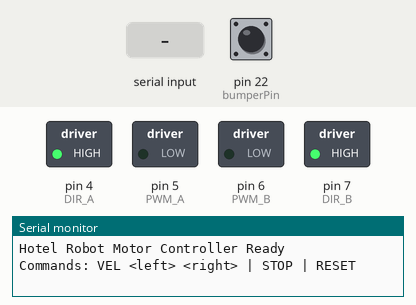
Simulated run of this sketch. Board: Arduino Mega 2560, built with avr-gcc and run on an emulated ATmega2560. Shown: switched loads named in the sketch (green lamp = pin HIGH), the last lines printed to the serial monitor. Inputs (shaded band) come from the test bench; at power-on: pin 22 (bumperPin) HIGH.

Above: at 1.2 s.
1.3 s: "VEL 90 45\n" received over Serial
At 2.1 s:
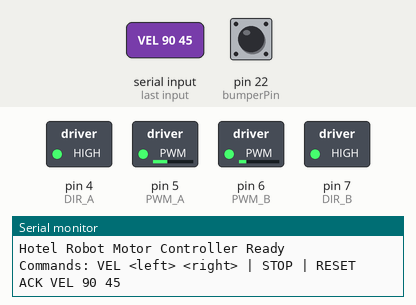
3.8 s: pin 22 (bumperPin) pulled LOW for 0.15 s
5.4 s: "STOP\n" received over Serial
6.9 s: "RESET\n" received over Serial
Timing chart, 0 to 9.4 s (numbered marks = the images above; inputs shaded):
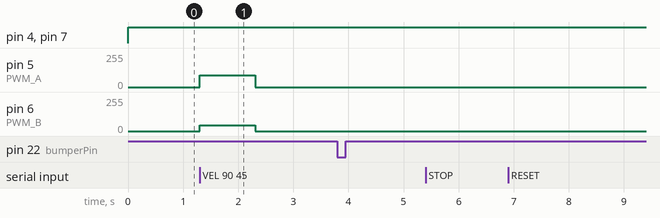

Measured:
- after the input at 1.3 s, pin 5 (PWM_A): 0/255 → 90/255 at once, → 0/255 1.0 s later; pin 6 (PWM_B): 0/255 → 45/255 at once, → 0/255 1.0 s later

The sketch:

motor_controller_v1.ino
```cpp
// Hotel Robot PoC - Arduino motor controller
// Protocol expected from Raspberry Pi teleop:
//   VEL <left> <right>
//   STOP
//   RESET
//
// Example:
//   VEL 150 150
//   VEL -120 120
//   STOP
//   RESET
//
// Notes:
// - left/right range: -255..255
// - bumper hit latches a fault and stops motors
// - RESET clears bumper fault
// - command timeout stops motors if Pi stops sending commands

const int PWM_A = 5;
const int DIR_A = 4;
const int PWM_B = 6;
const int DIR_B = 7;

// Keep these aligned with actual motor wiring.
bool FORWARD_DIR_A = true;
bool FORWARD_DIR_B = true;

const int bumperPin = 22;
const int BUMPER_TRIGGERED_STATE = HIGH;  // If bumper logic is reversed, change to LOW
const unsigned long DEBOUNCE_MS = 30;
const unsigned long CMD_TIMEOUT_MS = 1000;

int stableState;
int lastRaw;
unsigned long lastChangeMs = 0;

bool faultLatched = false;
int currentLeft = 0;
int currentRight = 0;
unsigned long lastCmdMs = 0;

char lineBuf[64];
size_t lineLen = 0;

void stopMotors() {
  analogWrite(PWM_A, 0);
  analogWrite(PWM_B, 0);
}

void applyMotorSingle(int pwmPin, int dirPin, bool forwardDirHigh, int value) {
  int speed = constrain(abs(value), 0, 255);
  bool forward = (value >= 0);
  bool dirLevel = forward ? forwardDirHigh : !forwardDirHigh;

  digitalWrite(dirPin, dirLevel ? HIGH : LOW);
  analogWrite(pwmPin, speed);
}

void applyDrive(int left, int right) {
  applyMotorSingle(PWM_A, DIR_A, FORWARD_DIR_A, left);
  applyMotorSingle(PWM_B, DIR_B, FORWARD_DIR_B, right);
}

void setupBumper() {
  pinMode(bumperPin, INPUT_PULLUP);
  stableState = digitalRead(bumperPin);
  lastRaw = stableState;
  lastChangeMs = millis();
}

bool bumperTriggeredDebounced() {
  int raw = digitalRead(bumperPin);

  if (raw != lastRaw) {
    lastRaw = raw;
    lastChangeMs = millis();
  }

  if ((millis() - lastChangeMs) > DEBOUNCE_MS && raw != stableState) {
    stableState = raw;
    if (stableState == BUMPER_TRIGGERED_STATE) {
      return true;
    }
  }

  return false;
}

void clearMotionState() {
  currentLeft = 0;
  currentRight = 0;
  stopMotors();
}

void armCommandWatchdog() {
  lastCmdMs = millis();
}

void handleStopCommand() {
  currentLeft = 0;
  currentRight = 0;
  stopMotors();
  armCommandWatchdog();
  Serial.println("ACK STOP");
}

void handleResetCommand() {
  faultLatched = false;
  currentLeft = 0;
  currentRight = 0;
  stopMotors();
  armCommandWatchdog();
  Serial.println("ACK RESET");
}

void handleVelCommand(int left, int right) {
  currentLeft = constrain(left, -255, 255);
  currentRight = constrain(right, -255, 255);
  armCommandWatchdog();
  Serial.print("ACK VEL ");
  Serial.print(currentLeft);
  Serial.print(' ');
  Serial.println(currentRight);
}

void processLine(char* line) {
  while (*line == ' ' || *line == '\t') line++;
  if (*line == '\0') return;

  int left = 0;
  int right = 0;

  if (strncmp(line, "STOP", 4) == 0) {
    handleStopCommand();
    return;
  }

  if (strncmp(line, "RESET", 5) == 0) {
    handleResetCommand();
    return;
  }

  if (sscanf(line, "VEL %d %d", &left, &right) == 2) {
    handleVelCommand(left, right);
    return;
  }

  Serial.print("ERR UNKNOWN CMD: ");
  Serial.println(line);
}

void readSerialLines() {
  while (Serial.available() > 0) {
    char c = (char)Serial.read();

    if (c == '\r') {
      continue;
    }

    if (c == '\n') {
      lineBuf[lineLen] = '\0';
      processLine(lineBuf);
      lineLen = 0;
      continue;
    }

    if (lineLen < sizeof(lineBuf) - 1) {
      lineBuf[lineLen++] = c;
    } else {
      lineLen = 0;
      Serial.println("ERR LINE TOO LONG");
    }
  }
}

void setup() {
  Serial.begin(115200);

  pinMode(PWM_A, OUTPUT);
  pinMode(DIR_A, OUTPUT);
  pinMode(PWM_B, OUTPUT);
  pinMode(DIR_B, OUTPUT);

  clearMotionState();
  setupBumper();
  armCommandWatchdog();

  Serial.println("Hotel Robot Motor Controller Ready");
  Serial.println("Commands: VEL <left> <right> | STOP | RESET");
}

void loop() {
  readSerialLines();

  if (bumperTriggeredDebounced()) {
    faultLatched = true;
    clearMotionState();
    Serial.println("FAULT BUMPER");
  }

  if (faultLatched) {
    stopMotors();
    delay(5);
    return;
  }

  if ((millis() - lastCmdMs) > CMD_TIMEOUT_MS) {
    if (currentLeft != 0 || currentRight != 0) {
      currentLeft = 0;
      currentRight = 0;
      stopMotors();
      Serial.println("TIMEOUT STOP");
    } else {
      stopMotors();
    }
    delay(5);
    return;
  }

  applyDrive(currentLeft, currentRight);
  delay(5);
}
```
